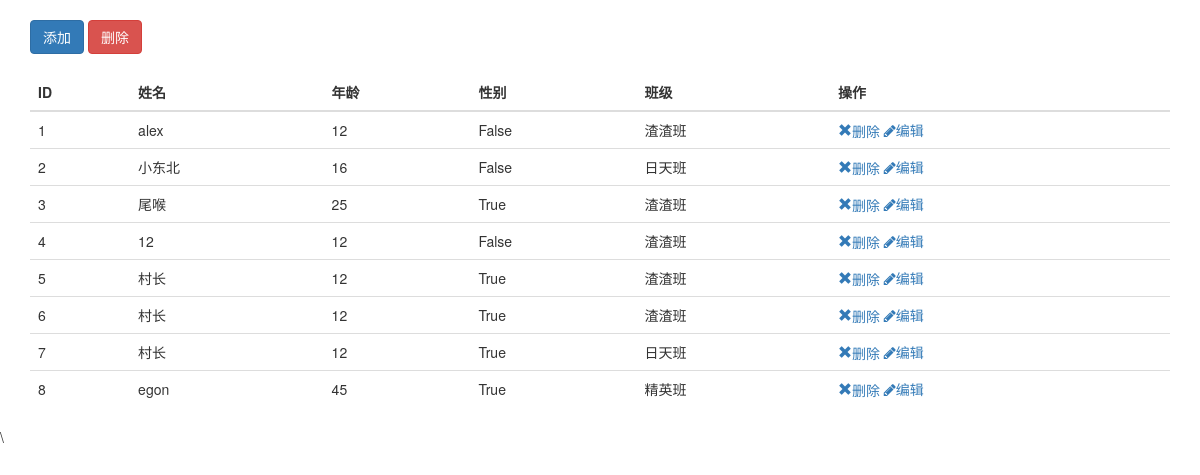
The page /students/ on the database its author committed.
### app01/models.py (models this page shows)
class Students(models.Model):
    username = models.CharField(max_length=32)
    age = models.IntegerField()
    gender = models.BooleanField()
    cs = models.ForeignKey(Classes, on_delete=models.CASCADE)

class Classes(models.Model):
    title = models.CharField(max_length=32)
    m = models.ManyToManyField("Teachers")

### app01/views.py (the view)
# urls.py: url('^students/', views.students),
def students(request):
    cls_list = models.Classes.objects.all()
    stu_list = models.Students.objects.all()
    return render(request, 'students.html', {'stu_list':stu_list, 'cls_list':cls_list})

### templates/students.html (shortened to what this page needs)
<!DOCTYPE html>
<html lang="en">
<head>
    <link rel="stylesheet" href="/static/plugins/bootstrap/css/bootstrap.css">
    <link rel="stylesheet" href="/static/plugins/font-awesome/css/font-awesome.css">
</head>
<body>
<div class="container">
    <div style="padding: 20px 0;">
        <a class="btn btn-primary" id="addBtn">添加</a>
        <a class="btn btn-danger">删除</a>
    </div>
    <div>
        <table class="table table-hover">
            <thead>
            <tr>
                <th>ID</th>
                <th>姓名</th>
                <th>年龄</th>
                <th>性别</th>
                <th>班级</th>
                <th>操作</th>
            </tr>
            </thead>
            <tbody id="tb">
            {% for row in stu_list %}
                <tr nid="{{ row.id }}">
                    <td na="nid">{{ row.id }}</td>
                    <td na="username">{{ row.username }}</td>
                    <td na="age">{{ row.age }}</td>
                    <td na="gender">{{ row.gender }}</td>
                    <td na="cls_id" cid="{{ row.cs_id }}">{{ row.cs.title }}</td>
                    <td>
                        <a class="glyphicon glyphicon-remove del-row">删除</a>
                        <a class="fa fa-pencil edit-row">编辑</a>
                    </td>
                </tr>
            {% endfor %}
            </tbody>
        </table>
    </div>
</div>
\
</body>
</html>

### rows shown on the page
Students: id "1", username "alex", age "12", gender "False", cs "渣渣班"
Students: id "2", username "小东北", age "16", gender "False", cs "日天班"
Students: id "3", username "尾喉", age "25", gender "True", cs "渣渣班"
Students: id "4", username "12", age "12", gender "False", cs "渣渣班"
Students: id "5", username "村长", age "12", gender "True", cs "渣渣班"
Students: id "6", username "村长", age "12", gender "True", cs "渣渣班"
Students: id "7", username "村长", age "12", gender "True", cs "日天班"
Students: id "8", username "egon", age "45", gender "True", cs "精英班"
